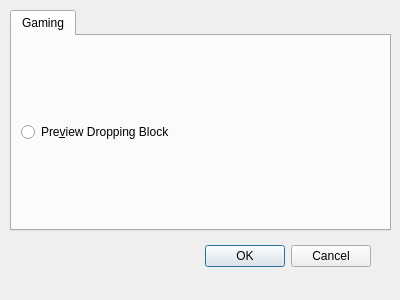
<?xml version="1.0" encoding="UTF-8"?>
<ui version="4.0">
 <class>SettingsDialog</class>
 <widget class="QDialog" name="SettingsDialog">
  <property name="geometry">
   <rect>
    <x>0</x>
    <y>0</y>
    <width>400</width>
    <height>300</height>
   </rect>
  </property>
  <property name="windowTitle">
   <string>Dialog</string>
  </property>
  <widget class="QDialogButtonBox" name="buttonBox">
   <property name="geometry">
    <rect>
     <x>30</x>
     <y>240</y>
     <width>341</width>
     <height>32</height>
    </rect>
   </property>
   <property name="orientation">
    <enum>Qt::Horizontal</enum>
   </property>
   <property name="standardButtons">
    <set>QDialogButtonBox::Cancel|QDialogButtonBox::Ok</set>
   </property>
   <property name="centerButtons">
    <bool>false</bool>
   </property>
  </widget>
  <widget class="QTabWidget" name="tabWidget">
   <property name="geometry">
    <rect>
     <x>10</x>
     <y>10</y>
     <width>381</width>
     <height>221</height>
    </rect>
   </property>
   <widget class="QWidget" name="gamingPage" native="true">
    <attribute name="title">
     <string>Gaming</string>
    </attribute>
    <layout class="QVBoxLayout" name="verticalLayout">
     <item>
      <widget class="QRadioButton" name="dropPreview">
       <property name="text">
        <string>Pre&amp;view Dropping Block</string>
       </property>
      </widget>
     </item>
    </layout>
   </widget>
  </widget>
 </widget>
 <resources/>
 <connections>
  <connection>
   <sender>buttonBox</sender>
   <signal>rejected()</signal>
   <receiver>SettingsDialog</receiver>
   <slot>reject()</slot>
   <hints>
    <hint type="sourcelabel">
     <x>316</x>
     <y>260</y>
    </hint>
    <hint type="destinationlabel">
     <x>286</x>
     <y>274</y>
    </hint>
   </hints>
  </connection>
  <connection>
   <sender>buttonBox</sender>
   <signal>accepted()</signal>
   <receiver>SettingsDialog</receiver>
   <slot>accept()</slot>
   <hints>
    <hint type="sourcelabel">
     <x>248</x>
     <y>254</y>
    </hint>
    <hint type="destinationlabel">
     <x>157</x>
     <y>274</y>
    </hint>
   </hints>
  </connection>
 </connections>
</ui>
